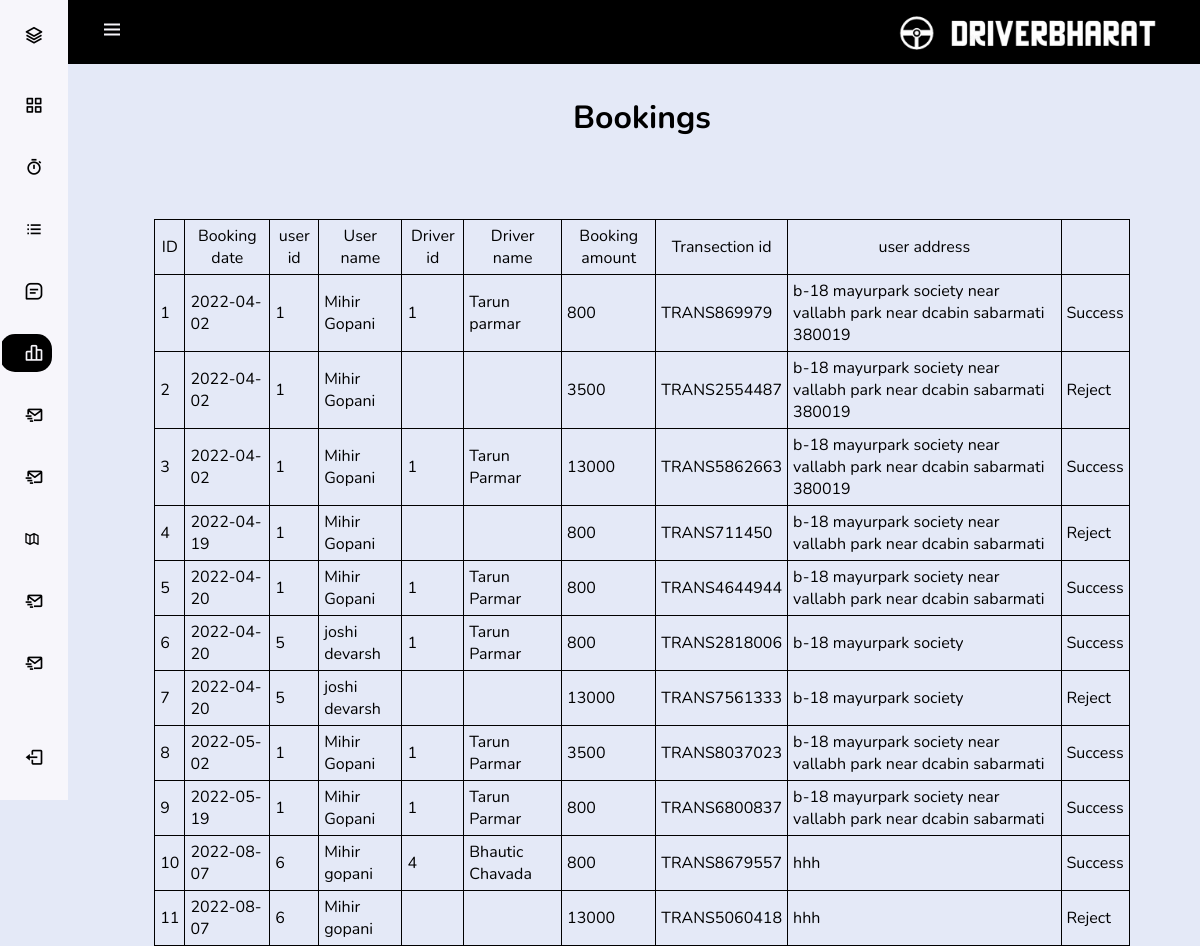
The app's page /dashbord/bookings.php with its own data.
### tables this page shows
CREATE TABLE `booking_db` (
  `b_id` int(10) NOT NULL,
  `b_date` date NOT NULL,
  `u_id` int(10) DEFAULT NULL,
  `u_name` varchar(100) NOT NULL,
  `d_id` int(10) DEFAULT NULL,
  `d_name` varchar(30) NOT NULL,
  `b_amount` int(5) DEFAULT NULL,
  `t_id` varchar(255) NOT NULL,
  `d_number` bigint(12) NOT NULL,
  `u_number` bigint(15) NOT NULL,
  `d_mail` varchar(100) NOT NULL,
  `city` varchar(50) NOT NULL,
  `state` varchar(50) NOT NULL,
  `shedule_date` date NOT NULL,
  `o_id` varchar(30) NOT NULL,
  `u_address` varchar(100) DEFAULT NULL,
  `status` int(2) NOT NULL DEFAULT 2
);

### dashbord/bookings.php (the view, shortened to what this page needs)
<!DOCTYPE html>
<html>
<?php
include ("css/conn.php");
?>
<head>
    <link href='https://cdn.jsdelivr.net/npm/boxicons@2.0.5/css/boxicons.min.css' rel='stylesheet'>
    <link rel="stylesheet" href="css/style.css">
</head>
<body id="body-pd">
    <header class="header" id="header">
        <div class="header__toggle">
            <i class='bx bx-menu' id="header-toggle"></i>
        </div>
        <div class="header__img">
        <img src="../img/pnglogo.png">
        </div>
    </header>
    <div class="l-navbar" id="nav-bar">
        <nav class="nav">
            <div>
                <a href="#" class="nav__logo">
                    <i class='bx bx-layer nav__logo-icon'></i>
                </a>
                <div class="nav__list">
                    <a href="dashbord.php" class="nav__link">
                        <i class='bx bx-grid-alt nav__icon'></i>
                    </a>
                    <a href="admin.php" class="nav__link ">
                        <i class='bx bx-stopwatch nav__icon'></i>
                    </a>
                    <a href="user.php" class="nav__link">
                        <i class='bx bx-list-ul nav__icon'></i>
                    </a>
                    <a href="driver.php" class="nav__link">
                        <i class='bx bx-message-square-detail nav__icon'></i>
                    </a>
                    <a href="bookings.php" class="nav__link active">
                        <i class='bx bx-bar-chart-alt-2 nav__icon'></i>
                    </a>
                    <a href="feedback.php" class="nav__link">
                        <i class='bx bx-mail-send nav__icon'></i>
                    </a>
                    <a href="complaint.php" class="nav__link">
                        <i class='bx bx-mail-send nav__icon'></i>
                    </a>
                    <a href="state.php" class="nav__link">
                        <i class='bx bx-map-alt'></i>
                    </a>
                    <a href="payments.php" class="nav__link">
                        <i class='bx bx-mail-send nav__icon'></i>
                    </a>
                    <a href="reports.php" class="nav__link">
                        <i class='bx bx-mail-send nav__icon'></i>
                    </a>
                </div>
            </div>
            <a href="logout.php" class="nav__link">
                <i class='bx bx-log-out nav__icon'></i>
            </a>
        </nav>
    </div>
    <h1>Bookings</h1>
    <table id="table">
            <thead>
                <tr>
                    <td>ID</td>
                    <td>Booking date</td>
                    <td>user id</td>
                    <td>User name</td>
                    <td>Driver id</td>
                    <td>Driver name</td>
                    <td>Booking amount</td>
                    <td>Transection id</td>
                    <td>user address</td>
                </tr>
            </thead>
            <tbody>
                <?php
                $query = " SELECT * FROM booking_db";
                $query_run = mysqli_query($conn, $query);
                if (mysqli_num_rows($query_run) > 0) {
                    foreach($query_run as $row) {
                        ?>
                            <tr>
                                <td><?= $row['b_id']; ?></td>
                                <td><?= $row['b_date']; ?></td>
                                <td><?= $row['u_id']; ?></td>
                                <td><?= $row['u_name']; ?></td>
                                <td><?= $row['d_id']; ?></td>
                                <td><?= $row['d_name']; ?></td>
                                <td><?= $row['b_amount']; ?></td>
                                <td><?= $row['t_id']; ?></td>
                                <td><?= $row['u_address']; ?></td>
                                <td>
                                    <?php
                                    $statues = $row['status'];
                                    if ($statues == 1) {
                                        ?>
                                        Success
                                        <?php
                                    } else if ($statues == 0) {
                                        ?>
                                        Reject
                                        <?php
                                    } else if ($statues == 2) {
                                        ?>
                                        Panding
                                        <?php
                                    }
                                    ?>
                                </td>
                            </tr>
                        <?php
                    }
                }
                else {
                    ?>
                        <tr>
                            <td>No date found</td>
                        </tr>
                    <?php
                }
                    ?>
                </tbody>
            </table>
</body>
</html>

### dashbord/css/style.css (style rules this page uses)
:root { --header-height: 3rem; --nav-width: 68px; --nav-width2: 200px; --light-purple-color: #E4E9F7; --black-color: black; --white-color: #F7F6FB; --grey-color: grey; --body-font: 'Nunito', sans-serif; --normal-font-size: 1rem; --z-fixed: 100; }
body { width: 100%; position: relative; margin: var(--header-height) 0 0 0; padding: 0 1rem; font-family: var(--body-font); font-size: var(--normal-font-size); transition: .5s; background-color: var(--light-purple-color); box-sizing: border-box; }
a { text-decoration: none; }
.header { width: 100%; height: var(--header-height); position: fixed; top: 0; left: 0; display: flex; align-items: center; justify-content: space-between; padding: 0 1rem; background-color: var(--black-color); z-index: var(--z-fixed); transition: .5s; }
.header__toggle { color: var(--white-color); font-size: 1.5rem; cursor: pointer; }
.header__img { width: 100px; height: 35px; display: flex; justify-content: center; overflow: hidden; }
.header__img img { width: 100px; }
.l-navbar { position: fixed; top: 0; left: -60%; width: var(--nav-width2); height: 100vh; background: var(--white-color); padding: .5rem 1rem 0 0; transition: .5s; z-index: var(--z-fixed); }
.nav { height: 100%; display: flex; flex-direction: column; justify-content: space-between; overflow: hidden; }
.nav__logo, .nav__link { display: grid; grid-template-columns: max-content max-content; align-items: center; column-gap: 1rem; padding: .5rem 0 .5rem 1.5rem; }
.nav__logo { margin-bottom: 2rem; }
.nav__logo-icon { font-size: 1.25rem; color: var(--black-color); }
.nav__link { position: relative; color: var(--black-color); margin-bottom: 1.5rem; transition: .3s; }
.nav__icon { font-size: 1.25rem; }
.active { border-radius: 15px; background-color: var(--black-color); color: var(--white-color); }
.active::before { content: ''; position: absolute; left: 0; width: 2px; height: 32px; background-color: var(--white-color); }
h1 { padding: 2rem 0 0; text-align: center; }
table, th, td { border: 1px solid black; border-collapse: collapse; padding: 5px; }
thead td { text-align: center; }
table { width: 90%; margin: 80px auto 0px auto; visibility: visible; display: table; font-size: auto; }
@media only screen and (min-width:860px) { body { margin: calc(var(--header-height) + 1rem) 0 0 0; padding-left: calc(var(--nav-width) + 2rem); } }
@media only screen and (min-width:860px) { .header { height: calc(var(--header-height) + 1rem); padding: 0 2rem 0 calc(var(--nav-width) + 2rem); } }
@media only screen and (min-width:860px) { .header__img { width: auto; height: 50px; } }
@media only screen and (min-width:860px) { .header__img img { width: auto; } }
@media only screen and (min-width:860px) { .l-navbar { left: 0; padding: 1rem 1rem 0 0; width: calc(var(--nav-width)); } }
@media only screen and (min-width:860px) { table, th, td { border: 1px solid black; border-collapse: collapse; padding: 5px; } }
@media only screen and (min-width:860px) { thead td { text-align: center; } }
@media only screen and (min-width:860px) { table { width: 90%; margin: 80px auto 0px auto; visibility: visible; display: table; } }

### records on screen
booking_db: b_id "1", b_date "2022-04-02", u "1", u_name "Mihir Gopani", d "1", d_name "Tarun parmar", b_amount "800", t "TRANS869979", u_address "b-18 mayurpark society near vallabh park near dcabin sabarmati 380019", status "Success"
booking_db: b_id "2", b_date "2022-04-02", u "1", u_name "Mihir Gopani", b_amount "3500", t "TRANS2554487", u_address "b-18 mayurpark society near vallabh park near dcabin sabarmati 380019", status "Reject"
booking_db: b_id "3", b_date "2022-04-02", u "1", u_name "Mihir Gopani", d "1", d_name "Tarun Parmar", b_amount "13000", t "TRANS5862663", u_address "b-18 mayurpark society near vallabh park near dcabin sabarmati 380019", status "Success"
booking_db: b_id "4", b_date "2022-04-19", u "1", u_name "Mihir Gopani", b_amount "800", t "TRANS711450", u_address "b-18 mayurpark society near vallabh park near dcabin sabarmati", status "Reject"
booking_db: b_id "5", b_date "2022-04-20", u "1", u_name "Mihir Gopani", d "1", d_name "Tarun Parmar", b_amount "800", t "TRANS4644944", u_address "b-18 mayurpark society near vallabh park near dcabin sabarmati", status "Success"
booking_db: b_id "6", b_date "2022-04-20", u "5", u_name "joshi devarsh", d "1", d_name "Tarun Parmar", b_amount "800", t "TRANS2818006", u_address "b-18 mayurpark society", status "Success"
booking_db: b_id "7", b_date "2022-04-20", u "5", u_name "joshi devarsh", b_amount "13000", t "TRANS7561333", u_address "b-18 mayurpark society", status "Reject"
booking_db: b_id "8", b_date "2022-05-02", u "1", u_name "Mihir Gopani", d "1", d_name "Tarun Parmar", b_amount "3500", t "TRANS8037023", u_address "b-18 mayurpark society near vallabh park near dcabin sabarmati", status "Success"
booking_db: b_id "9", b_date "2022-05-19", u "1", u_name "Mihir Gopani", d "1", d_name "Tarun Parmar", b_amount "800", t "TRANS6800837", u_address "b-18 mayurpark society near vallabh park near dcabin sabarmati", status "Success"
booking_db: b_id "10", b_date "2022-08-07", u "6", u_name "Mihir gopani", d "4", d_name "Bhautic Chavada", b_amount "800", t "TRANS8679557", u_address "hhh", status "Success"
booking_db: b_id "11", b_date "2022-08-07", u "6", u_name "Mihir gopani", b_amount "13000", t "TRANS5060418", u_address "hhh", status "Reject"
